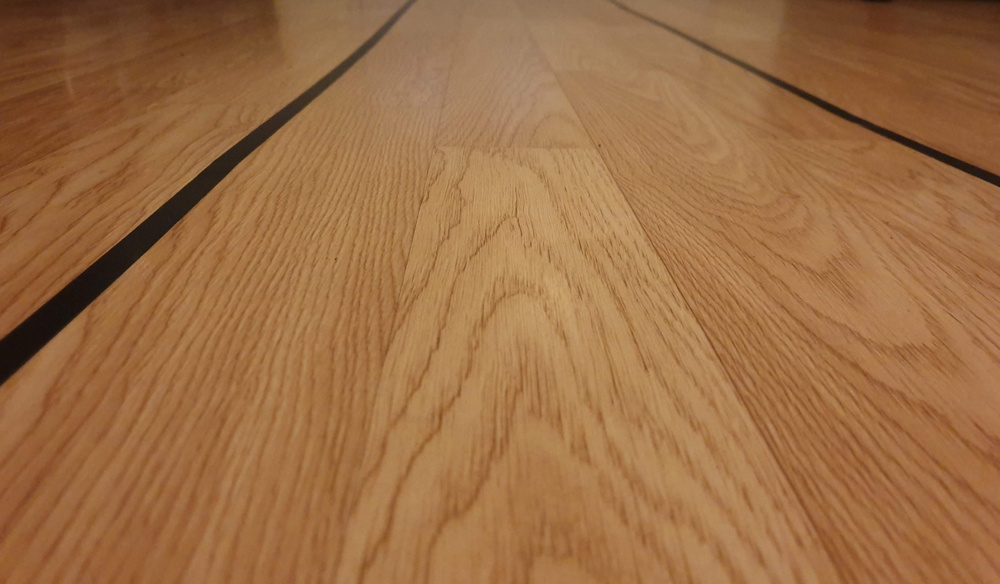
#> input picture python/playground/src.jpg, 1000 x 584 px, shrunk from 1315 x 768 before the run
$ python lines_color.py
#> lines starting #> are read from the running program, lines starting #| are printed output that depends on the picture; after the words box and inside, x2 and y2 are one past the last pixel; in counts of white or black regions, pixels touching at a corner belong together
import cv2
import numpy as np
import matplotlib
from matplotlib.pyplot import imshow
from matplotlib import pyplot as plt

# white color mask
img = cv2.imread('src.jpg')
#> img is the input picture: shape (584, 1000, 3); mean B, G, R 68.9, 110.2, 156.5

cv2.imshow("src",img)
#converted = convert_hls(img)
image = cv2.cvtColor(img,cv2.COLOR_BGR2HLS)
#> image: shape (584, 1000, 3); mean of channels 0, 1, 2 14.1, 112.7, 103.2
lower = np.uint8([0, 0, 0])
upper = np.uint8([179, 255, 98])
mask = cv2.inRange(image, lower, upper)
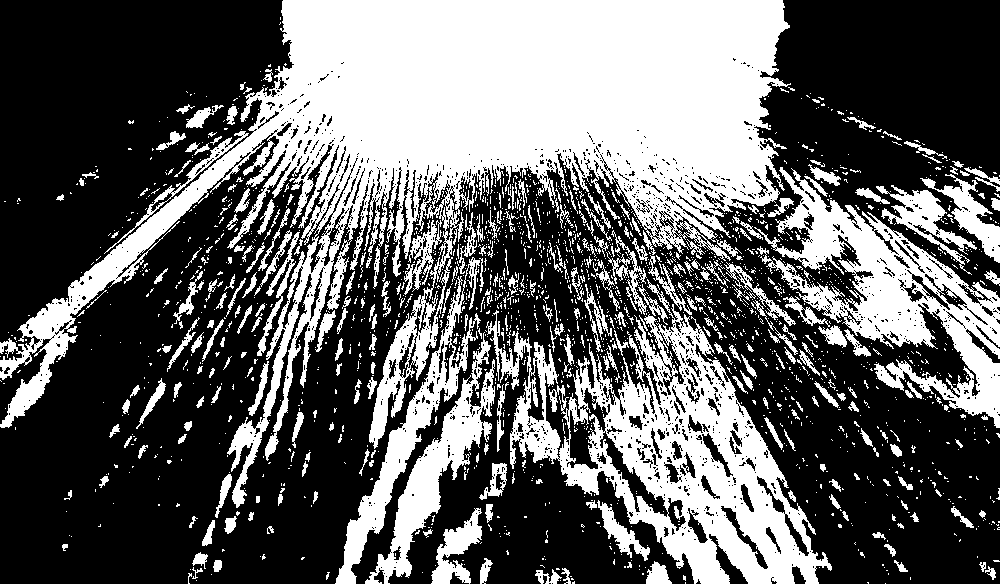
#> mask: shape (584, 1000); 38.5% white; 2077 white regions (1765 under 20 px), largest, box (x1, y1, x2, y2) and area: (0, 0, 791, 508) 119234, (486, 279, 832, 584) 33681, (754, 167, 1000, 428) 19172


cv2.imshow("mask",mask)
cv2.waitKey(0)

$ run again, with python/playground/20200406_174839.jpg copied over python/playground/src.jpg
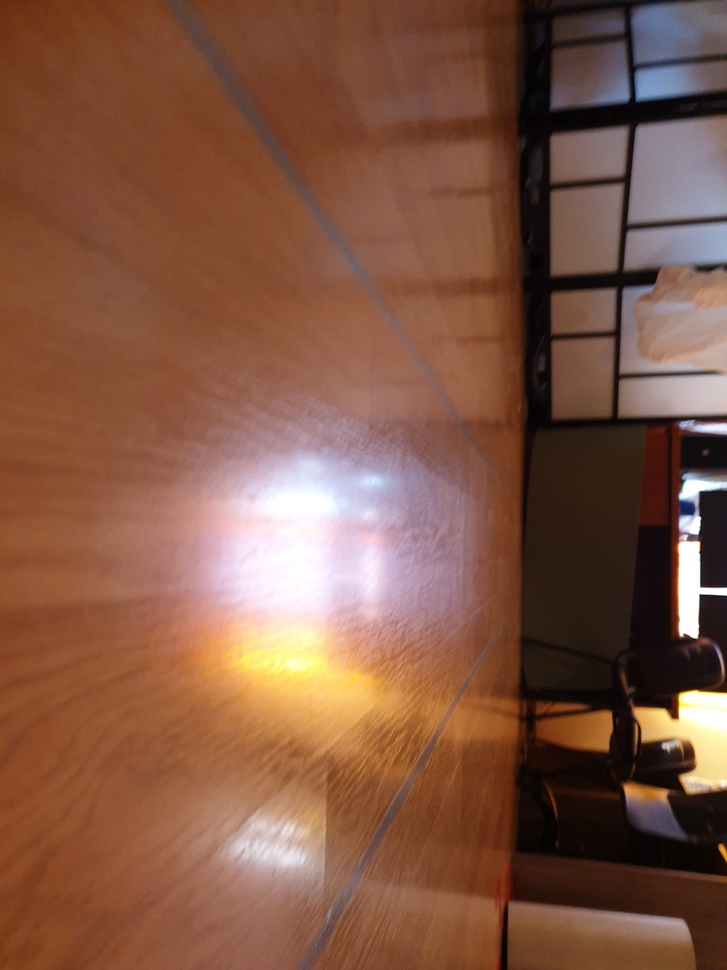
#> input picture python/playground/20200406_174839.jpg, 727 x 970 px, shrunk from 3024 x 4032 before the run
#> img is the input picture: shape (970, 727, 3); mean B, G, R 68.4, 87, 128.9
#> image: shape (970, 727, 3); mean of channels 0, 1, 2 30.4, 98.2, 107.9
#> `mask = cv2.inRange(image, lower, upper)`:
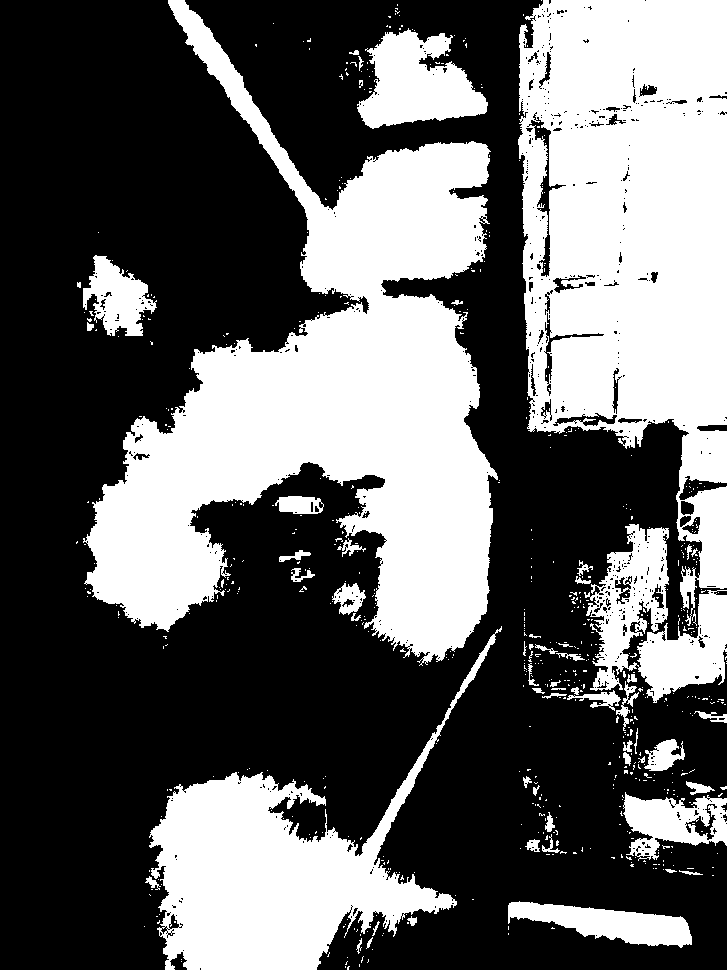
#> mask: shape (970, 727); 39% white; 638 white regions (578 under 20 px), largest, box (x1, y1, x2, y2) and area: (83, 0, 498, 666) 109935, (518, 0, 727, 626) 89019, (149, 626, 502, 970) 37182
